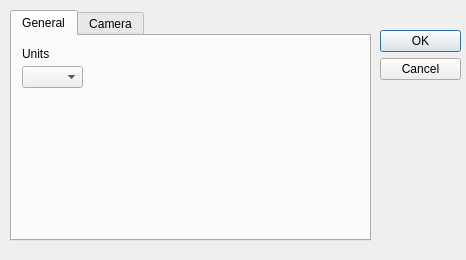
<?xml version="1.0" encoding="UTF-8"?>
<ui version="4.0">
 <class>SettingsDialog</class>
 <widget class="QDialog" name="SettingsDialog">
  <property name="geometry">
   <rect>
    <x>0</x>
    <y>0</y>
    <width>466</width>
    <height>260</height>
   </rect>
  </property>
  <property name="windowTitle">
   <string>Settings</string>
  </property>
  <widget class="QDialogButtonBox" name="buttonBox">
   <property name="geometry">
    <rect>
     <x>380</x>
     <y>30</y>
     <width>81</width>
     <height>51</height>
    </rect>
   </property>
   <property name="orientation">
    <enum>Qt::Vertical</enum>
   </property>
   <property name="standardButtons">
    <set>QDialogButtonBox::Cancel|QDialogButtonBox::Ok</set>
   </property>
  </widget>
  <widget class="QTabWidget" name="tabWidget">
   <property name="geometry">
    <rect>
     <x>10</x>
     <y>10</y>
     <width>361</width>
     <height>231</height>
    </rect>
   </property>
   <property name="currentIndex">
    <number>0</number>
   </property>
   <widget class="QWidget" name="general_tab">
    <attribute name="title">
     <string>General</string>
    </attribute>
    <widget class="QComboBox" name="unitsBox">
     <property name="geometry">
      <rect>
       <x>10</x>
       <y>30</y>
       <width>61</width>
       <height>22</height>
      </rect>
     </property>
    </widget>
    <widget class="QLabel" name="label">
     <property name="geometry">
      <rect>
       <x>10</x>
       <y>10</y>
       <width>61</width>
       <height>16</height>
      </rect>
     </property>
     <property name="text">
      <string>Units</string>
     </property>
    </widget>
   </widget>
   <widget class="QWidget" name="camera_tab">
    <attribute name="title">
     <string>Camera</string>
    </attribute>
    <widget class="QComboBox" name="cameraControlBox">
     <property name="geometry">
      <rect>
       <x>10</x>
       <y>30</y>
       <width>101</width>
       <height>22</height>
      </rect>
     </property>
    </widget>
    <widget class="QLabel" name="cameraControlLabel">
     <property name="geometry">
      <rect>
       <x>10</x>
       <y>10</y>
       <width>81</width>
       <height>16</height>
      </rect>
     </property>
     <property name="text">
      <string>Camera Control</string>
     </property>
    </widget>
    <widget class="QLabel" name="cameraMovementSpeedLabel">
     <property name="geometry">
      <rect>
       <x>10</x>
       <y>70</y>
       <width>91</width>
       <height>16</height>
      </rect>
     </property>
     <property name="text">
      <string>Movement Speed</string>
     </property>
    </widget>
    <widget class="QDoubleSpinBox" name="cameraMovementSpeedBox">
     <property name="geometry">
      <rect>
       <x>10</x>
       <y>90</y>
       <width>62</width>
       <height>22</height>
      </rect>
     </property>
     <property name="prefix">
      <string/>
     </property>
     <property name="singleStep">
      <double>0.100000000000000</double>
     </property>
     <property name="value">
      <double>0.050000000000000</double>
     </property>
    </widget>
    <widget class="QLabel" name="cameraRotationSpeedLabel">
     <property name="geometry">
      <rect>
       <x>10</x>
       <y>120</y>
       <width>81</width>
       <height>16</height>
      </rect>
     </property>
     <property name="text">
      <string>Rotation Speed</string>
     </property>
    </widget>
    <widget class="QDoubleSpinBox" name="cameraRotationSpeedBox">
     <property name="geometry">
      <rect>
       <x>10</x>
       <y>140</y>
       <width>62</width>
       <height>22</height>
      </rect>
     </property>
     <property name="value">
      <double>0.050000000000000</double>
     </property>
    </widget>
   </widget>
  </widget>
 </widget>
 <resources/>
 <connections>
  <connection>
   <sender>buttonBox</sender>
   <signal>accepted()</signal>
   <receiver>SettingsDialog</receiver>
   <slot>accept()</slot>
   <hints>
    <hint type="sourcelabel">
     <x>248</x>
     <y>254</y>
    </hint>
    <hint type="destinationlabel">
     <x>157</x>
     <y>274</y>
    </hint>
   </hints>
  </connection>
  <connection>
   <sender>buttonBox</sender>
   <signal>rejected()</signal>
   <receiver>SettingsDialog</receiver>
   <slot>reject()</slot>
   <hints>
    <hint type="sourcelabel">
     <x>316</x>
     <y>260</y>
    </hint>
    <hint type="destinationlabel">
     <x>286</x>
     <y>274</y>
    </hint>
   </hints>
  </connection>
 </connections>
</ui>
